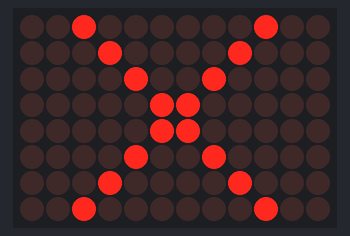
The sketch below on a simulated Arduino Uno R4 WiFi. Parts: 12×8 LED matrix.

Above: at 0.1 s.
At 1.1 s:
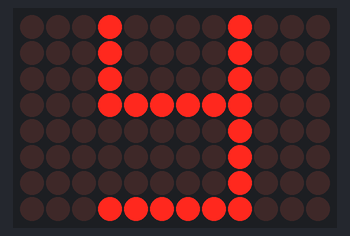
At 2.1 s:
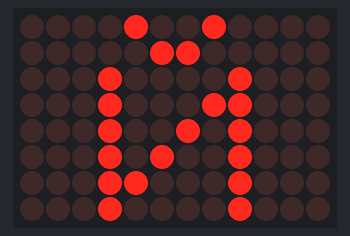

Measured:
- by itself, everything shown: repeats every 3.0 s, in 3 steps
- what the display in image 1 shows lasts 1.0 s, from 1.0 s to 2.0 s

The sketch:

HUY.ino
```cpp
#include "Arduino_LED_Matrix.h"

ArduinoLEDMatrix matrix;

uint8_t letterX[8][12] = {
    {0, 0, 1, 0, 0, 0, 0, 0, 0, 1, 0, 0},
    {0, 0, 0, 1, 0, 0, 0, 0, 1, 0, 0, 0},
    {0, 0, 0, 0, 1, 0, 0, 1, 0, 0, 0, 0},
    {0, 0, 0, 0, 0, 1, 1, 0, 0, 0, 0, 0},
    {0, 0, 0, 0, 0, 1, 1, 0, 0, 0, 0, 0},
    {0, 0, 0, 0, 1, 0, 0, 1, 0, 0, 0, 0},
    {0, 0, 0, 1, 0, 0, 0, 0, 1, 0, 0, 0},
    {0, 0, 1, 0, 0, 0, 0, 0, 0, 1, 0, 0}};

uint8_t letterY[8][12] = {
    {0, 0, 0, 1, 0, 0, 0, 0, 1, 0, 0, 0},
    {0, 0, 0, 1, 0, 0, 0, 0, 1, 0, 0, 0},
    {0, 0, 0, 1, 0, 0, 0, 0, 1, 0, 0, 0},
    {0, 0, 0, 1, 1, 1, 1, 1, 1, 0, 0, 0},
    {0, 0, 0, 0, 0, 0, 0, 0, 1, 0, 0, 0},
    {0, 0, 0, 0, 0, 0, 0, 0, 1, 0, 0, 0},
    {0, 0, 0, 0, 0, 0, 0, 0, 1, 0, 0, 0},
    {0, 0, 0, 1, 1, 1, 1, 1, 1, 0, 0, 0}};

uint8_t letterU[8][12] = {
    {0, 0, 0, 0, 1, 0, 0, 1, 0, 0, 0, 0},
    {0, 0, 0, 0, 0, 1, 1, 0, 0, 0, 0, 0},
    {0, 0, 0, 1, 0, 0, 0, 0, 1, 0, 0, 0},
    {0, 0, 0, 1, 0, 0, 0, 1, 1, 0, 0, 0},
    {0, 0, 0, 1, 0, 0, 1, 0, 1, 0, 0, 0},
    {0, 0, 0, 1, 0, 1, 0, 0, 1, 0, 0, 0},
    {0, 0, 0, 1, 1, 0, 0, 0, 1, 0, 0, 0},
    {0, 0, 0, 1, 0, 0, 0, 0, 1, 0, 0, 0}};

void setup()
{
    Serial.begin(115200);
    matrix.begin();
}

void loop()
{
    matrix.renderBitmap(letterX, 8, 12);
    delay(1000);

    matrix.renderBitmap(letterY, 8, 12);
    delay(1000);

    matrix.renderBitmap(letterU, 8, 12);
    delay(1000);
}
```
